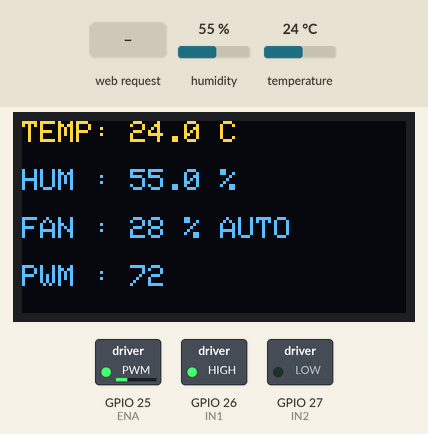
Simulated run of this sketch. Board: ESP32. Shown: 128×64 one-colour display, switched loads named in the sketch (green lamp = pin HIGH). The inputs (shaded band) are chosen by the test bench; at power-on: humidity 55 %, temperature 24 °C. The OLED is the two-colour kind (top 16 rows yellow); WiFi joins after 1.5 s; servers stay silent unless stated; what the sketch prints to the serial monitor is not drawn.

Above: at 4.7 s.
4.8 s: humidity set to 22 %
At 7.9 s:
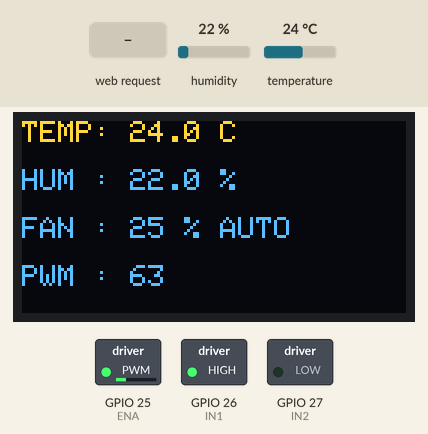
9.1 s: HTTP request GET /api/fan?mode=manual received
At 9.8 s:
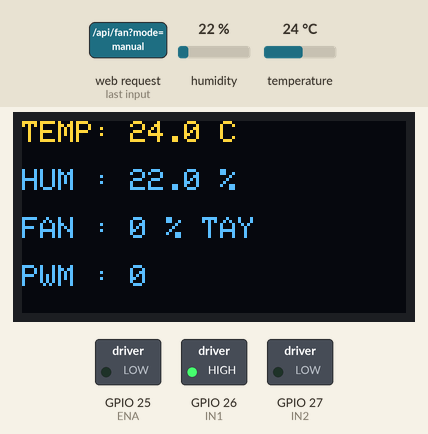
10.6 s: temperature set to 12 °C
At 12.2 s:
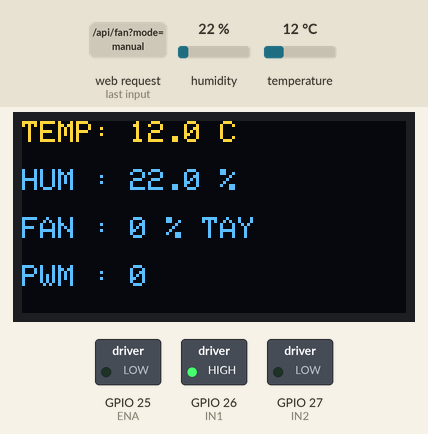
13.1 s: HTTP request GET /api/fan?mode=auto received
At 14.1 s:
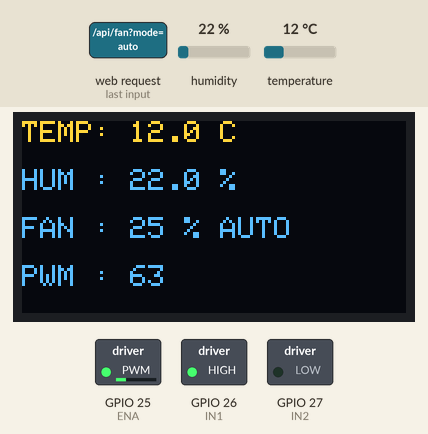
14.6 s: temperature set to 33 °C
At 16.5 s:
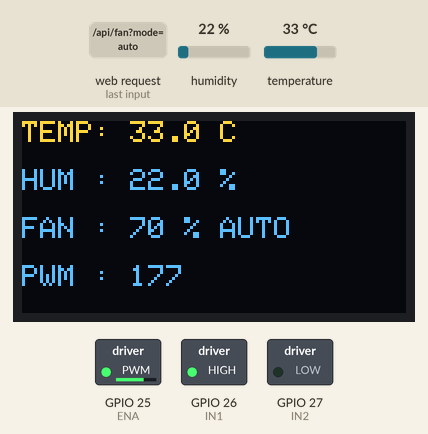
17.1 s: humidity set to 68 %
At 20.7 s:
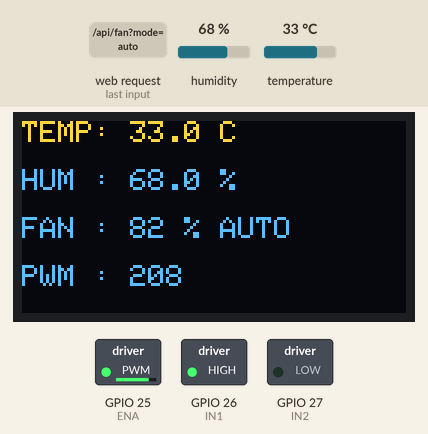
Timing chart, 0 to 22.1 s (numbered marks = the images above; inputs shaded):
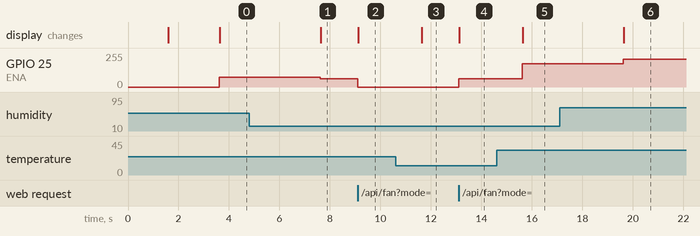

Measured:
- after the input at 4.8 s, GPIO 25 (ENA): 72/255 → 63/255 after 2.8 s; the display: changes after 2.8 s (image 1)
- after the input at 9.1 s, GPIO 25 (ENA): 63/255 → 0/255 at once; the display: changes at once (image 2)
- after the input at 10.6 s, the display: changes after 1.0 s (image 3)
- after the input at 13.1 s, GPIO 25 (ENA): 0/255 → 63/255 at once; the display: changes at once (image 4)
- after the input at 14.6 s, GPIO 25 (ENA): 63/255 → 176/255 after 1.0 s; the display: changes after 1.0 s (image 5)
- after the input at 17.1 s, GPIO 25 (ENA): 176/255 → 207/255 after 2.5 s; the display: changes after 2.5 s (image 6)

The sketch:

fan_esp32.ino
```cpp
// ESP32 thường: điều khiển quạt 5V qua L298N bằng fuzzy logic (DHT11) + OLED + gửi dữ liệu lên web Python qua WiFi
// Board package: chạy được với ESP32 core 1.0.x, 2.x và 3.x (tự chọn cách gọi PWM).
#include <Wire.h>
#include <WiFi.h>
#include <WebServer.h>
#include <Adafruit_GFX.h>
#include <Adafruit_SSD1306.h>
#include <DHT.h>

// ============================= WiFi (cùng mạng với ESP32-CAM và máy tính) =============================
const char* ssid = "NLBVN";
const char* password = "66666666";

// ============================= DHT11 =============================
#define DHT_PIN 4
#define DHT_TYPE DHT11
DHT dht(DHT_PIN, DHT_TYPE);

// ============================= OLED 0.96 inch =============================
#define SCREEN_WIDTH 128
#define SCREEN_HEIGHT 64
#define SDA_PIN 21
#define SCL_PIN 22
Adafruit_SSD1306 display(SCREEN_WIDTH, SCREEN_HEIGHT, &Wire, -1);

// ============================= L298N =============================
#define ENA 25
#define IN1 26
#define IN2 27
#define PWM_FREQ 5000
#define PWM_RESOLUTION 8
#define PWM_CH 0                 // chỉ dùng cho core 1.x / 2.x

#if ESP_ARDUINO_VERSION_MAJOR >= 3
  #define PWM_WRITE(v) ledcWrite(ENA, (v))
#else
  #define PWM_WRITE(v) ledcWrite(PWM_CH, (v))
#endif

#define READ_INTERVAL_MS 2000    // DHT11 nên đọc cách nhau khoảng 2 giây

WebServer server(80);

float g_temp = NAN, g_hum = NAN;
bool  g_dhtOk = false;
float g_fanPercent = 0;
int   g_pwm = 0;
bool  g_manual = false;          // false = tự động theo fuzzy, true = web đặt tay
float g_manualPercent = 0;
unsigned long g_lastRead = 0;
unsigned long g_lastWifiTry = 0;

// ============================= Hàm membership nhiệt độ =============================
float tempLow(float T) {
  if (T <= 20) return 1.0;
  if (T >= 28) return 0.0;
  return (28.0 - T) / 8.0;
}
float tempMedium(float T) {
  if (T <= 24 || T >= 34) return 0.0;
  if (T < 29) return (T - 24.0) / 5.0;
  return (34.0 - T) / 5.0;
}
float tempHigh(float T) {
  if (T <= 30) return 0.0;
  if (T >= 38) return 1.0;
  return (T - 30.0) / 8.0;
}

// ============================= Hàm membership độ ẩm =============================
float humLow(float H) {
  if (H <= 40) return 1.0;
  if (H >= 60) return 0.0;
  return (60.0 - H) / 20.0;
}
float humMedium(float H) {
  if (H <= 45 || H >= 75) return 0.0;
  if (H < 60) return (H - 45.0) / 15.0;
  return (75.0 - H) / 15.0;
}
float humHigh(float H) {
  if (H <= 65) return 0.0;
  if (H >= 90) return 1.0;
  return (H - 65.0) / 25.0;
}

// ============================= FUZZY CONTROL (giữ nguyên 9 luật) =============================
float fuzzyControl(float T, float H) {
  float TL = tempLow(T), TM = tempMedium(T), TH = tempHigh(T);
  float HL = humLow(H),  HM = humMedium(H),  HH = humHigh(H);

  float r1 = min(TL, HL), r2 = min(TL, HM), r3 = min(TL, HH);
  float r4 = min(TM, HL), r5 = min(TM, HM), r6 = min(TM, HH);
  float r7 = min(TH, HL), r8 = min(TH, HM), r9 = min(TH, HH);

  float output = r1 * 25 + r2 * 30 + r3 * 50 +
                 r4 * 50 + r5 * 60 + r6 * 75 +
                 r7 * 80 + r8 * 90 + r9 * 100;
  float total = r1 + r2 + r3 + r4 + r5 + r6 + r7 + r8 + r9;

  if (total == 0) return 0;
  return output / total;
}

// ============================= Tính % quạt và xuất PWM =============================
void updateFan() {
  float percent;
  if (g_manual)        percent = g_manualPercent;                  // web đặt tay
  else if (!g_dhtOk)   percent = 0;                                // lỗi cảm biến: tắt quạt (như code gốc)
  else                 percent = fuzzyControl(g_temp, g_hum);
  g_fanPercent = constrain(percent, 0, 100);
  g_pwm = (int)(g_fanPercent * 255.0 / 100.0);
  PWM_WRITE(g_pwm);
}

// ============================= OLED =============================
void drawDisplay() {
  display.clearDisplay();
  display.setTextColor(SSD1306_WHITE);
  display.setTextSize(1);
  if (!g_dhtOk) {
    display.setTextSize(2);
    display.setCursor(0, 0);
    display.println("DHT11");
    display.println("ERROR");
    display.setTextSize(1);
    display.setCursor(0, 45);
    display.println(g_manual ? "Che do TAY" : "Check sensor!");
  } else {
    display.setCursor(0, 0);
    display.print("TEMP: "); display.print(g_temp, 1); display.println(" C");
    display.setCursor(0, 16);
    display.print("HUM : "); display.print(g_hum, 1); display.println(" %");
    display.setCursor(0, 32);
    display.print("FAN : "); display.print(g_fanPercent, 0); display.print(" %");
    display.print(g_manual ? " TAY" : " AUTO");
    display.setCursor(0, 48);
    display.print("PWM : "); display.print(g_pwm);
  }
  display.display();
}

// ============================= Web API (cho Python đọc / điều khiển) =============================
void numOrNull(char *out, size_t n, float v, bool ok) {
  if (ok && !isnan(v)) snprintf(out, n, "%.1f", v);
  else snprintf(out, n, "null");
}

void handleStatus() {
  char t[12], h[12], buf[320];
  numOrNull(t, sizeof(t), g_temp, g_dhtOk);
  numOrNull(h, sizeof(h), g_hum, g_dhtOk);
  snprintf(buf, sizeof(buf),
           "{\"temperature\":%s,\"humidity\":%s,\"dht_ok\":%s,\"fan_percent\":%.1f,\"pwm\":%d,"
           "\"mode\":\"%s\",\"uptime_s\":%lu,\"rssi\":%d}",
           t, h, g_dhtOk ? "true" : "false", g_fanPercent, g_pwm,
           g_manual ? "manual" : "auto", millis() / 1000UL, WiFi.RSSI());
  server.send(200, "application/json", buf);
}

// GET /api/fan?mode=auto            -> quay về fuzzy tự động
// GET /api/fan?mode=manual&percent=60 -> đặt tay 60 %
void handleFan() {
  String mode = server.arg("mode");
  if (mode == "manual") {
    g_manual = true;
    g_manualPercent = constrain(server.arg("percent").toFloat(), 0, 100);
  } else if (mode == "auto") {
    g_manual = false;
  } else {
    server.send(400, "application/json", "{\"ok\":false,\"error\":\"mode phai la auto hoac manual\"}");
    return;
  }
  updateFan();
  drawDisplay();
  server.send(200, "application/json", "{\"ok\":true}");
}

// ============================= SETUP =============================
void setup() {
  Serial.begin(115200);
  dht.begin();
  Wire.begin(SDA_PIN, SCL_PIN);

  if (!display.begin(SSD1306_SWITCHCAPVCC, 0x3C)) {
    Serial.println("Khong tim thay OLED!");
    while (1);
  }
  display.clearDisplay();
  display.setTextColor(SSD1306_WHITE);

  // L298N: quay 1 chiều
  pinMode(IN1, OUTPUT);
  pinMode(IN2, OUTPUT);
  digitalWrite(IN1, HIGH);
  digitalWrite(IN2, LOW);

#if ESP_ARDUINO_VERSION_MAJOR >= 3
  ledcAttach(ENA, PWM_FREQ, PWM_RESOLUTION);
#else
  ledcSetup(PWM_CH, PWM_FREQ, PWM_RESOLUTION);
  ledcAttachPin(ENA, PWM_CH);
#endif
  PWM_WRITE(0);

  display.setTextSize(2);
  display.setCursor(0, 0);
  display.println("FUZZY");
  display.setTextSize(1);
  display.setCursor(0, 25);
  display.println("ESP32 CONTROL");
  display.setCursor(0, 40);
  display.println("Connecting WiFi...");
  display.display();

  WiFi.mode(WIFI_STA);
  WiFi.begin(ssid, password);
  unsigned long t0 = millis();
  while (WiFi.status() != WL_CONNECTED && millis() - t0 < 15000) {   // chờ tối đa 15 giây, không có WiFi quạt vẫn chạy
    delay(300);
    Serial.print(".");
  }
  Serial.println();
  if (WiFi.status() == WL_CONNECTED) {
    Serial.print("IP quat (dien vao FAN_URL trong app.py): http://");
    Serial.println(WiFi.localIP());
  } else {
    Serial.println("Chua co WiFi - quat van chay tu dong");
  }

  server.on("/api/status", handleStatus);
  server.on("/api/fan", handleFan);
  server.begin();

  display.clearDisplay();
  display.setTextSize(1);
  display.setCursor(0, 0);
  display.println("IP:");
  display.println(WiFi.status() == WL_CONNECTED ? WiFi.localIP().toString() : String("khong co WiFi"));
  display.display();
  delay(2000);
}

// ============================= LOOP (không dùng delay để web luôn phản hồi) =============================
void loop() {
  server.handleClient();

  // thử nối lại WiFi mỗi 10 giây nếu bị mất
  if (WiFi.status() != WL_CONNECTED && millis() - g_lastWifiTry > 10000) {
    g_lastWifiTry = millis();
    WiFi.disconnect();
    WiFi.begin(ssid, password);
  }

  if (g_lastRead != 0 && millis() - g_lastRead < READ_INTERVAL_MS) return;
  g_lastRead = millis();
  if (g_lastRead == 0) g_lastRead = 1;

  float t = dht.readTemperature();
  float h = dht.readHumidity();
  g_dhtOk = !(isnan(t) || isnan(h));
  if (g_dhtOk) { g_temp = t; g_hum = h; }
  else Serial.println("DHT11 ERROR");

  updateFan();

  Serial.println("======================");
  Serial.printf("Temperature: %.1f C\nHumidity: %.1f %%\nFan: %.1f %% (%s)\nPWM: %d\n",
                g_dhtOk ? g_temp : NAN, g_dhtOk ? g_hum : NAN, g_fanPercent,
                g_manual ? "TAY" : "AUTO", g_pwm);

  drawDisplay();
}
```
